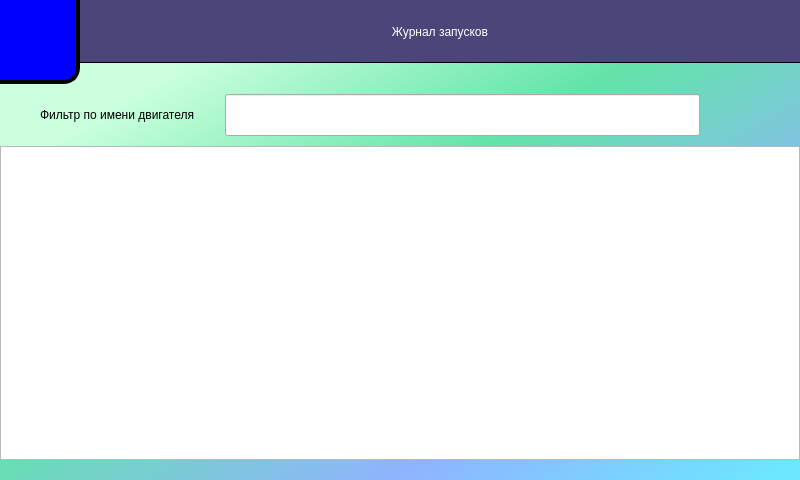
<?xml version="1.0" encoding="UTF-8"?>
<ui version="4.0">
 <class>LaunchLog</class>
 <widget class="QWidget" name="LaunchLog">
  <property name="geometry">
   <rect>
    <x>0</x>
    <y>0</y>
    <width>800</width>
    <height>480</height>
   </rect>
  </property>
  <property name="windowTitle">
   <string>Form</string>
  </property>
  <property name="styleSheet">
   <string notr="true">#LaunchLog {
	background-color:qlineargradient(spread:pad, x1:0.174, y1:0.187, x2:0.965, y2:1, stop:0.00497512 rgba(202, 255, 221, 255), stop:0.338308 rgba(98, 228, 168, 255), stop:0.706468 rgba(144, 179, 255, 255), stop:1 rgba(108, 231, 255, 255));
}
</string>
  </property>
  <layout class="QVBoxLayout" name="verticalLayout" stretch="80,40,300">
   <property name="spacing">
    <number>10</number>
   </property>
   <property name="leftMargin">
    <number>0</number>
   </property>
   <property name="topMargin">
    <number>0</number>
   </property>
   <property name="rightMargin">
    <number>0</number>
   </property>
   <property name="bottomMargin">
    <number>20</number>
   </property>
   <item>
    <layout class="QGridLayout" name="headerLayout" rowstretch="60,20" columnstretch="80,720" columnminimumwidth="0,0">
     <property name="spacing">
      <number>0</number>
     </property>
     <item row="0" column="0" rowspan="2">
      <widget class="QPushButton" name="pb_back">
       <property name="sizePolicy">
        <sizepolicy hsizetype="Minimum" vsizetype="Expanding">
         <horstretch>0</horstretch>
         <verstretch>0</verstretch>
        </sizepolicy>
       </property>
       <property name="baseSize">
        <size>
         <width>80</width>
         <height>80</height>
        </size>
       </property>
       <property name="font">
        <font>
         <weight>75</weight>
         <italic>false</italic>
         <bold>true</bold>
        </font>
       </property>
       <property name="layoutDirection">
        <enum>Qt::LeftToRight</enum>
       </property>
       <property name="styleSheet">
        <string notr="true">#pb_back {
border-right: 4px solid black;
border-bottom: 4px solid black;
border-bottom-right-radius: 16px;
background-color:blue;
}

#pb_back:pressed {
border-right: 8px solid black;
border-bottom: 8px solid black;
}</string>
       </property>
       <property name="text">
        <string/>
       </property>
       <property name="icon">
        <iconset resource="../../resources.qrc">
         <normaloff>:/images/back.png</normaloff>:/images/back.png</iconset>
       </property>
       <property name="iconSize">
        <size>
         <width>70</width>
         <height>70</height>
        </size>
       </property>
      </widget>
     </item>
     <item row="0" column="1">
      <widget class="QLabel" name="title">
       <property name="styleSheet">
        <string notr="true">#title {
	background-color: rgb(74, 70, 122);
	border-bottom: 1px solid black;
	color: white;
}</string>
       </property>
       <property name="text">
        <string>Журнал запусков</string>
       </property>
       <property name="alignment">
        <set>Qt::AlignCenter</set>
       </property>
      </widget>
     </item>
    </layout>
   </item>
   <item>
    <layout class="QHBoxLayout" name="horizontalLayout_2">
     <property name="spacing">
      <number>30</number>
     </property>
     <property name="leftMargin">
      <number>40</number>
     </property>
     <property name="rightMargin">
      <number>100</number>
     </property>
     <item>
      <widget class="QLabel" name="label">
       <property name="text">
        <string>Фильтр по имени двигателя</string>
       </property>
      </widget>
     </item>
     <item>
      <widget class="QLineEdit" name="le_filter">
       <property name="sizePolicy">
        <sizepolicy hsizetype="Expanding" vsizetype="Expanding">
         <horstretch>0</horstretch>
         <verstretch>0</verstretch>
        </sizepolicy>
       </property>
      </widget>
     </item>
    </layout>
   </item>
   <item>
    <widget class="QTableView" name="launches_view">
     <property name="styleSheet">
      <string notr="true">#launches_view {
	font: 20px &quot;DejaVu Serif&quot;;
}
</string>
     </property>
     <property name="selectionMode">
      <enum>QAbstractItemView::SingleSelection</enum>
     </property>
     <property name="selectionBehavior">
      <enum>QAbstractItemView::SelectRows</enum>
     </property>
     <property name="sortingEnabled">
      <bool>false</bool>
     </property>
     <attribute name="horizontalHeaderStretchLastSection">
      <bool>true</bool>
     </attribute>
     <attribute name="verticalHeaderVisible">
      <bool>false</bool>
     </attribute>
    </widget>
   </item>
  </layout>
 </widget>
 <resources>
  <include location="../../resources.qrc"/>
 </resources>
 <connections/>
</ui>
